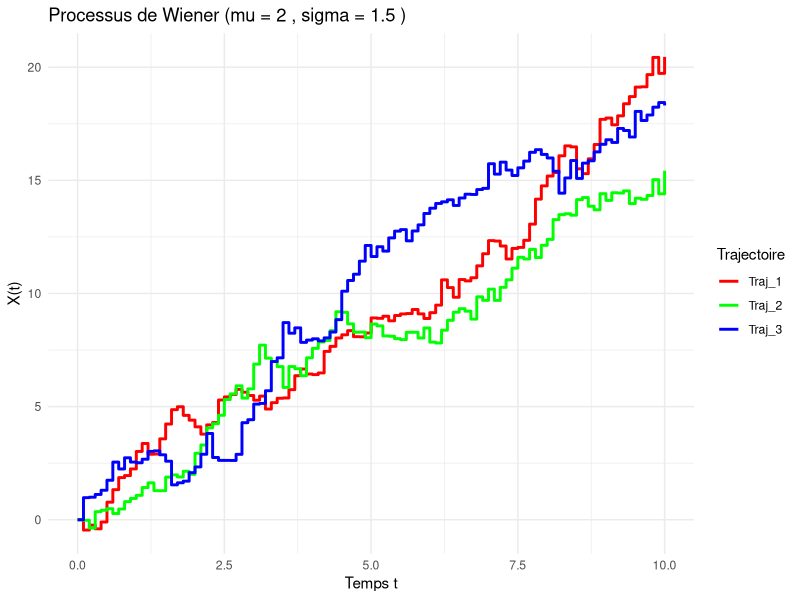

This chart was generated by the following R code:


# Simulation d'un processus de Wiener par RWA

simulate_wiener_rwa <- function(times, mu, sigma, nsim = 1) {
  
  # Vérification des entrées
  if (!is.numeric(times) || !is.vector(times)) {
    stop("'times' doit être un vecteur numérique.")
  }
  
  if (length(times) < 2) {
    stop("'times' doit contenir au moins deux points.")
  }
  
  if (any(diff(times) <= 0)) {
    stop("'times' doit être strictement croissant.")
  }
  
  if (times[1] != 0) {
    warning("Le premier temps n'est pas 0. Ajout de 0 au début.")
    times <- c(0, times)
  }
  
  if (!is.numeric(mu)) {
    stop("'mu' doit être numérique.")
  }
  
  if (!is.numeric(sigma) || sigma <= 0) {
    stop("'sigma' doit être un nombre positif.")
  }
  
  if (!is.numeric(nsim) || nsim < 1 || nsim != floor(nsim)) {
    stop("'nsim' doit être un entier positif.")
  }
  
  n <- length(times) - 1
  dt <- diff(times)
  
  increments <- matrix(
    data = rnorm(n = n * nsim, mean = 0, sd = 1),
    nrow = n,
    ncol = nsim
  )
  
  
  increments <- mu * dt + sigma * sqrt(dt) * increments
  
  trajectories <- rbind(
    rep(0, nsim),
    apply(increments, 2, cumsum)
  )
  
  rownames(trajectories) <- times
  colnames(trajectories) <- paste0("Traj_", 1:nsim)
  
  return(trajectories)
}




# Exemple d'utilisation
library(ggplot2)
library(tidyr)

set.seed(124)
times <- seq(0, 10, by = 0.1)
mu <- 2
sigma <- 1.5

resultat <- simulate_wiener_rwa(times, mu, sigma, nsim = 3)

df <- as.data.frame(resultat)
df$temps <- times

df_long <- pivot_longer(df, cols = starts_with("Traj_"), 
                        names_to = "Trajectoire", 
                        values_to = "X")

ggplot(df_long, aes(x = temps, y = X, color = Trajectoire)) +
  geom_step(linewidth = 1) +
  labs(title = paste("Processus de Wiener (mu =", mu, ", sigma =", sigma, ")"),
       x = "Temps t", y = "X(t)") +
  theme_minimal() +
  scale_color_manual(values = rainbow(3))
